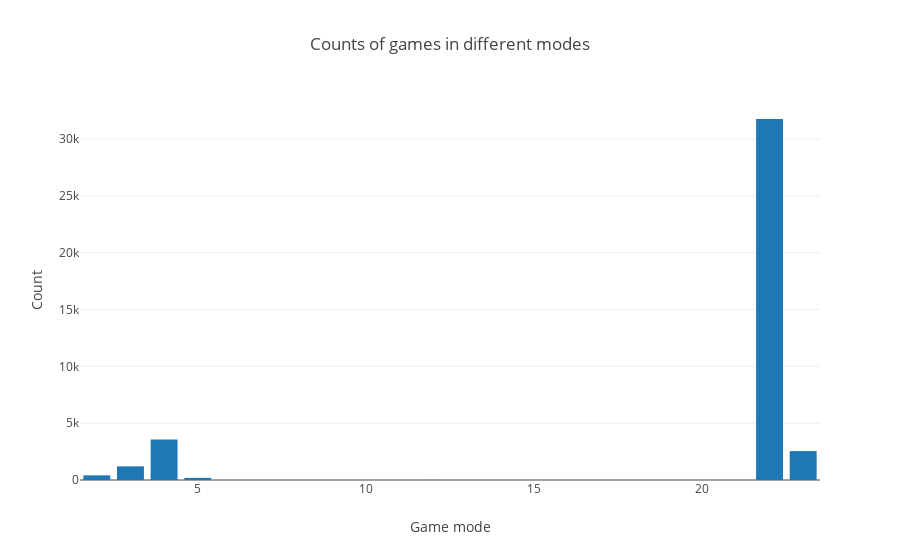

The notebook cell this image was saved under:
### Code cell
train_modes['game_mode'] = train_modes['game_mode'].astype(str)
data=[go.Bar(
    x=train_modes['game_mode'],
    y=train_modes['count'],
    name='Game mode'
)]

layout = go.Layout(title='Counts of games in different modes',
                  xaxis=dict(title='Game mode'),
                  yaxis=dict(title='Count'))

fig = go.Figure(data=data, layout=layout)
iplot(fig, filename='bar')

### Figure 1 — Plotly figure (JSON) as saved in the notebook; plotly's stock layout.template omitted (floating-point values rounded to 4 significant figures)
{"data": [{"name": "Game mode", "type": "bar", "uid": "e51a7f6e-b1e3-41db-89d0-2da4cedaa478", "x": ["22", "4", "23", "3", "2", "5", "12", "16"], "y": [31762, 3564, 2546, 1200, 408, 188, 5, 2]}], "layout": {"title": {"text": "Counts of games in different modes"}, "xaxis": {"title": {"text": "Game mode"}}, "yaxis": {"title": {"text": "Count"}}}}
